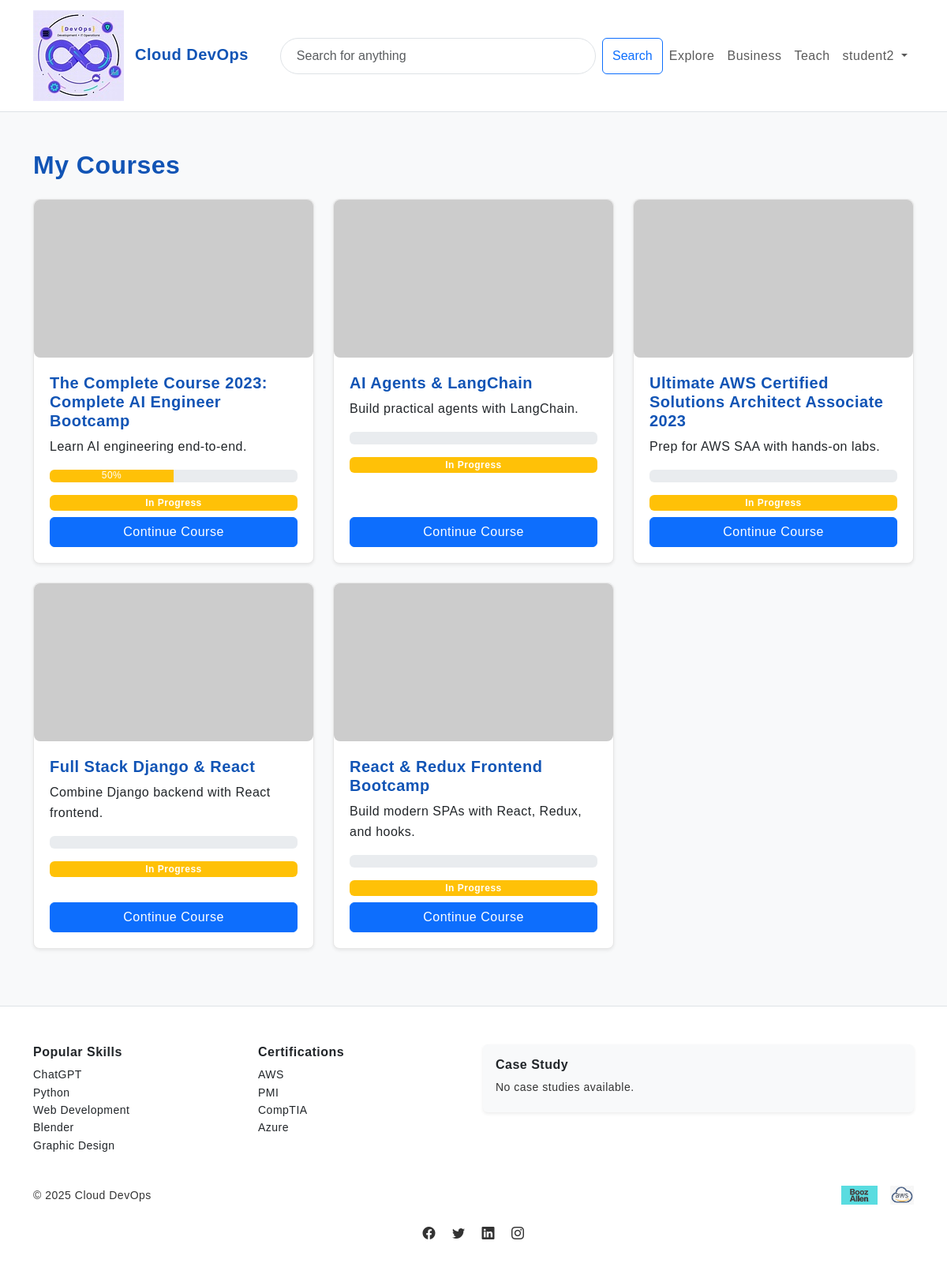
The app's page /courses/my-courses/ (signed in) with its own data.
### accounts/models.py (models this page shows, shortened)
class CustomUser(AbstractUser):
    is_instructor = models.BooleanField(default=False)
    objects = CustomUserManager()

### courses/models.py (models this page shows, shortened)
class Enrollment(models.Model):
    user = models.ForeignKey(settings.AUTH_USER_MODEL, on_delete=models.CASCADE, related_name="enrollments")
    course = models.ForeignKey(Course, on_delete=models.CASCADE, related_name="enrollments")
    enrolled_at = models.DateTimeField(auto_now_add=True)
    progress = models.FloatField(default=0.0)  # percentage completed
    class Meta:
        unique_together = ("user", "course")

class Course(models.Model):
    CATEGORY_CHOICES = [
        ('Generative AI', 'Generative AI'),
        ('IT Certifications', 'IT Certifications'),
        ('Data Science', 'Data Science'),
        ('DevOps', 'DevOps'),
        ('Web Development', 'Web Development'),
    ]
    title = models.CharField(max_length=255)
    slug = models.SlugField(unique=True)
    description = models.TextField(blank=True)
    price = models.IntegerField(default=399)
    rating = models.FloatField(default=4.6)
    rating_count = models.IntegerField(default=1063)
    category = models.CharField(max_length=64, choices=CATEGORY_CHOICES, default='Generative AI')
    thumbnail_url = models.URLField(blank=True)
    created_at = models.DateTimeField(auto_now_add=True, null=True, blank=True)
    instructor = models.ForeignKey(
        settings.AUTH_USER_MODEL,
        on_delete=models.CASCADE,
        related_name="courses",
        null=True, blank=True   # <-- allows existing rows to stay empty
    )

### courses/views.py (the view)
# urls.py: path('my-courses/', my_courses, name='my_courses'),   # must come before slug
@login_required
def my_courses(request):
    enrollments = Enrollment.objects.filter(user=request.user).select_related("course")
    return render(request, "courses/my_courses.html", {"enrollments": enrollments})

### courses/templates/courses/my_courses.html (shortened to what this page needs)
{% extends "core/base.html" %}
{% load static %}
{% block content %}
<div class="container py-5">
  <h2 class="fw-bold mb-4">My Courses</h2>
  <div class="row">
    {% for enrollment in enrollments %}
      <div class="col-md-4 mb-4">
        <div class="card h-100 shadow-sm">
          {% if enrollment.course.thumbnail_url %}
            <img src="{{ enrollment.course.thumbnail_url }}"
                 class="card-img-top"
                 alt="{{ enrollment.course.title }}">
          {% else %}
            <img src="{% static 'core/img/default-course-thumbnail.jpg' %}"
                 class="card-img-top"
                 alt="Default thumbnail">
          {% endif %}
          <div class="card-body d-flex flex-column">
            <h5 class="card-title">{{ enrollment.course.title }}</h5>
            <p class="card-text">
              {{ enrollment.course.description|truncatewords:20 }}
            </p>
            <div class="progress mb-3"
                 data-bs-toggle="tooltip"
                 title="{{ enrollment.progress|floatformat:0 }}% Complete">
              <div class="progress-bar
                {% if enrollment.progress >= 75 %}
                  bg-success
                {% elif enrollment.progress >= 50 %}
                  bg-warning
                {% else %}
                  bg-danger
                {% endif %}"
                role="progressbar"
                style="width: {{ enrollment.progress }}%;">
                {{ enrollment.progress|floatformat:0 }}%
              </div>
            </div>
            {% if enrollment.certificate_issued %}
              <span class="badge bg-success mb-2">
                🎓 Certificate Earned
              </span>
            {% elif enrollment.progress == 100 %}
              <span class="badge bg-success mb-2">
                Course Completed
              </span>
            {% else %}
              <span class="badge bg-warning mb-2">
                In Progress
              </span>
            {% endif %}
            <a href="{% url 'courses:detail' enrollment.course.slug %}"
               class="btn btn-primary mt-auto">
              Continue Course
            </a>
          </div>
        </div>
      </div>
    {% endfor %}
  </div>
</div>
{% endblock %}

### core/templates/core/partials/navbar.html (shortened to what this page needs)
{% load static %}
<nav class="navbar navbar-expand-lg navbar-light bg-white border-bottom sticky-top">
  <div class="container">
    <a class="navbar-brand fw-bold text-primary" href="{% url 'core:home' %}">
      <img src="{% static 'core/img/logo.jpg' %}" alt="Cloud DevOps" height="30" class="me-2 img-fluid">
      Cloud DevOps
    </a>
    <div id="mainNav" class="collapse navbar-collapse">
      <form class="d-flex ms-lg-4 flex-grow-1" role="search">
        <input class="form-control me-2" type="search" placeholder="Search for anything" aria-label="Search">
        <button class="btn btn-outline-primary" type="submit">Search</button>
      </form>
      <ul class="navbar-nav ms-auto">
        <li class="nav-item">
          <a class="nav-link" href="{% url 'courses:catalog' %}">Explore</a>
        </li>
        <li class="nav-item">
          <a class="nav-link" href="{% url 'core:business' %}">Business</a>
        </li>
        <li class="nav-item">
          <a class="nav-link" href="{% url 'core:teach' %}">Teach</a>
        </li>
        {% if user.is_authenticated %}
          <li class="nav-item dropdown">
            <a class="nav-link dropdown-toggle" href="#" id="userMenu" role="button" data-bs-toggle="dropdown" aria-expanded="false">
              {{ user.username }}
            </a>
          </li>
        {% endif %}
      </ul>
    </div>
  </div>
</nav>

### core/static/core/css/theme.css (style rules this page uses)
:root { --deepblue-700: #0b3d91; --deepblue-600: #1154b5; --deepblue-500: #1e6bd9; --amber-500: #ffb300; --amber-600: #ff9900; --neutral-light: #f7f7f7; --neutral-dark: #333; }
.text-primary { color: var(--deepblue-600) !important; }
.card { box-shadow: 0 4px 12px rgba(0, 0, 0, 0.1); }
.card-body { padding: 20px; }
.card-title { color: var(--deepblue-600); }

### core/static/core/css/udemy-clone.css (style rules this page uses)
body { font-feature-settings: "kern"; font-family: 'Arial', sans-serif; line-height: 1.6; letter-spacing: 0.5px; background-color: rgb(139, 182, 47); }
.card-title { font-weight: 600; font-size: 1.25rem; color: var(--deepblue-600); }
.navbar .form-control { border-radius: 999px; padding: 10px 20px; font-size: 16px; transition: all 0.3s ease; }
.card-body { transition: padding 0.3s ease; }
h1, h2, h3, h4, h5 { font-weight: 700; color: var(--deepblue-600); }
h2 { font-size: 2rem; }
.card { border: 1px solid #e6e6e6; border-radius: 8px; box-shadow: 0 4px 10px rgba(0, 0, 0, 0.05); transition: transform 0.3s ease, box-shadow 0.3s ease; }
.card-body { padding: 1.25rem; }
.card-img-top { height: 200px; object-fit: cover; border-radius: 8px; }
.text-primary { color: var(--deepblue-600) !important; }
.card { box-shadow: 0 4px 12px rgba(0, 0, 0, 0.1); }
.card-body { padding: 20px; }
.card-title { color: var(--deepblue-600); }

### records on screen
CustomUser: username "student2"
Enrollment: course "The Complete Course 2023: Complete AI Engineer Bootcamp", course.description "Learn AI engineering end-to-end.", progress "50", shows "In Progress"
Enrollment: course "AI Agents & LangChain", course.description "Build practical agents with LangChain.", progress "In Progress"
Enrollment: course "Ultimate AWS Certified Solutions Architect Associate 2023", course.description "Prep for AWS SAA with hands-on labs.", progress "In Progress"
Enrollment: course "Full Stack Django & React", course.description "Combine Django backend with React frontend.", progress "In Progress"
Enrollment: course "React & Redux Frontend Bootcamp", course.description "Build modern SPAs with React, Redux, and hooks.", progress "In Progress"

### other values on screen
{{ now|default:2025 }} "2025"
